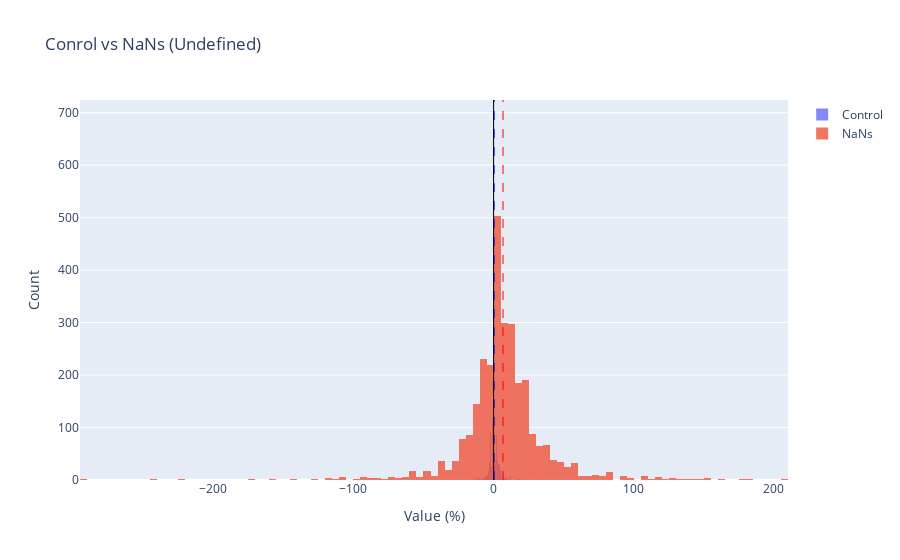

Notebook code cell kept with this figure:
### Code cell
"""
Control vs
NaNs (Undefined)
"""

hist1 = go.Histogram(
    x= control,
    name='Control',
    opacity=0.80
)

hist2 = go.Histogram(
    x=PD_test_nan,
    name='NaNs',
    opacity=0.80
)

fig = go.Figure()
fig.add_trace(hist1)
fig.add_trace(hist2)

fig.add_vline(x = mean_control, line_width = 1, line_dash = 'dash', line_color = 'blue')
fig.add_vline(x = mean_nan, line_width = 1, line_dash = 'dash', line_color = 'red')
fig.add_vline(x = ZERO_LINE, line_width = 1, line_dash = 'solid', line_color = 'black')

fig.update_layout(
    barmode='overlay', # Use 'stack' if you want stacked histograms
    title='Conrol vs NaNs (Undefined)',
    xaxis_title='Value (%)',
    yaxis_title='Count'
)

fig.show()

### Figure 1 — Plotly figure (JSON) as saved in the notebook; plotly's stock layout.template omitted (floating-point values rounded to 4 significant figures; data arrays with more than 128 entries replaced by an {"elided": "..."} marker saying what was removed)
{"data": [{"name": "Control", "opacity": 0.8, "type": "histogram", "x": {"elided": "1578 float values"}}, {"name": "NaNs", "opacity": 0.8, "type": "histogram", "x": {"elided": "2861 float values"}}], "layout": {"barmode": "overlay", "shapes": [{"line": {"color": "blue", "dash": "dash", "width": 1}, "type": "line", "x0": 0.3738, "x1": 0.3738, "xref": "x", "y0": 0, "y1": 1, "yref": "y domain"}, {"line": {"color": "red", "dash": "dash", "width": 1}, "type": "line", "x0": 6.723, "x1": 6.723, "xref": "x", "y0": 0, "y1": 1, "yref": "y domain"}, {"line": {"color": "black", "dash": "solid", "width": 1}, "type": "line", "x0": 0, "x1": 0, "xref": "x", "y0": 0, "y1": 1, "yref": "y domain"}], "title": {"text": "Conrol vs NaNs (Undefined)"}, "xaxis": {"title": {"text": "Value (%)"}}, "yaxis": {"title": {"text": "Count"}}}}
